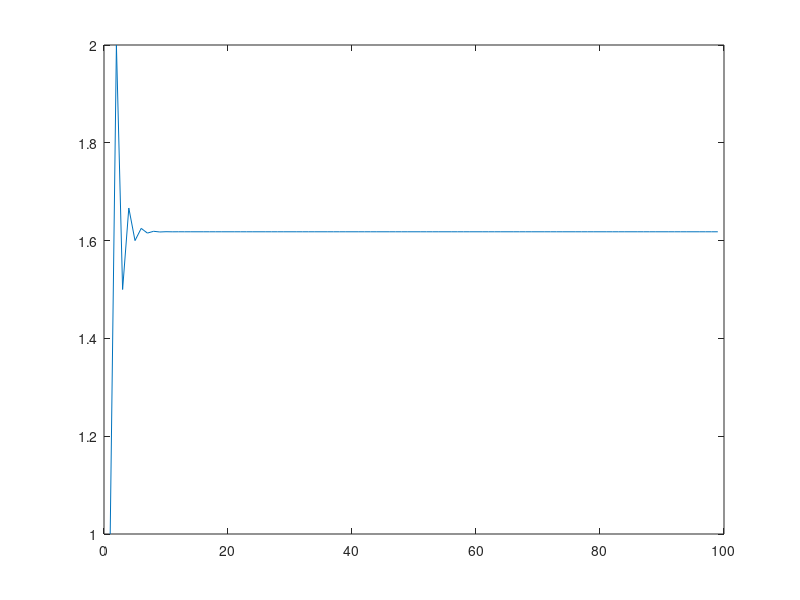

MATLAB code to generate this figure:
clear all; clc;
a(1)=1;
a(2)=1;
for n=1:98
    a(n+2)=a(n+1)+a(n);
end
for n=1:99
    b(n)=a(n+1)./a(n);
end
b
plot(b)